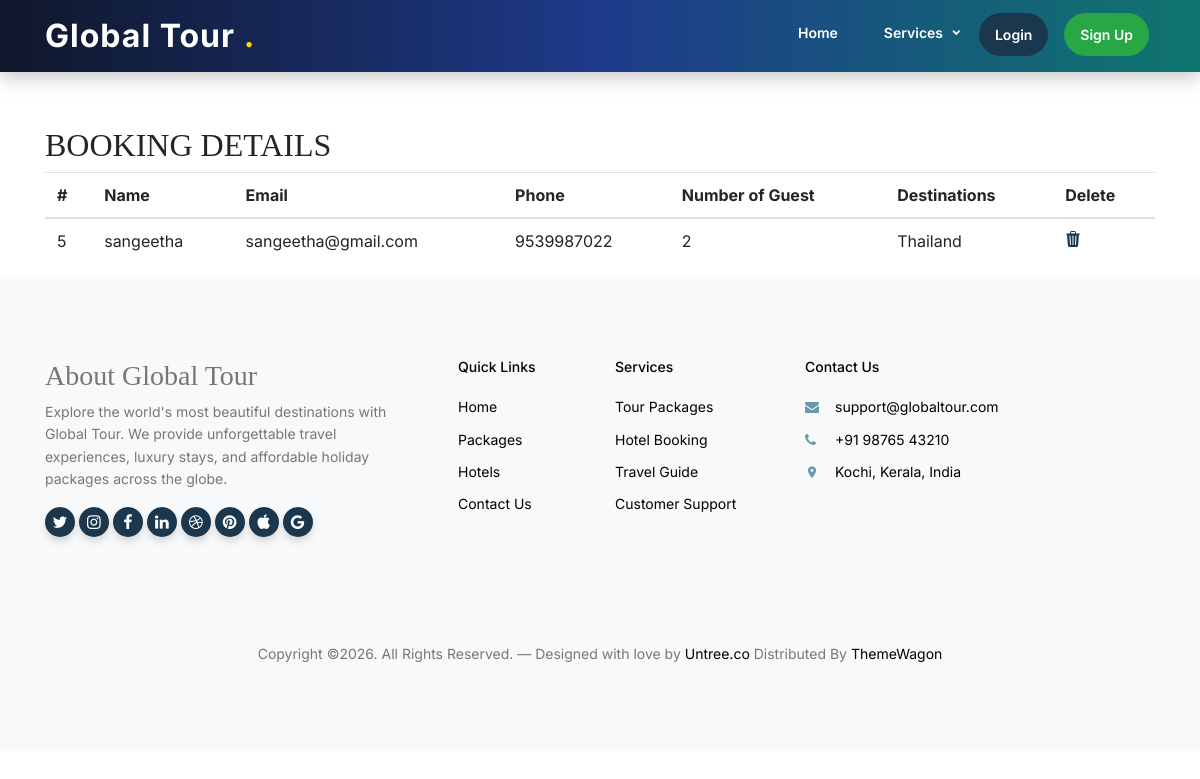
Page /ad_hbooking_view/ on the committed database.
### admin_app/models.py (models this page shows)
class hotel_adbooking_details(models.Model):
    username_hb=models.CharField(default="")
    useremail_hb=models.CharField(default="")
    userphone_hb=models.CharField(default="")
    hotel_name=models.CharField(default="")
    check_in=models.DateField(default="")
    check_out=models.DateField(default="")
    guest=models.CharField(default="")
    vehicle_hb=models.CharField(default="")
    destination=models.CharField(default="")

### admin_app/views.py (the view)
# urls.py: path('ad_hbooking_view/',views.ad_hbooking_view,name='ad_hbooking_view'),
def ad_hbooking_view(request):
    data_1=hotel_adbooking_details.objects.all()
    return render (request,'ad_hbooking_view.html',{'result':data_1})

### templates/ad_hbooking_view.html (shortened to what this page needs)
{% load static %}
{% include 'header.html' %}
<div class="container">
    <h2>BOOKING DETAILS</h2>
    <table class="table">
  <thead>
    <tr>
      <th scope="col">#</th>
      <th scope="col">Name</th>
      <th scope="col">Email</th>
      <th scope="col">Phone</th>
      <th scope="col">Number of Guest</th>
      <th scope="col">Destinations</th>
      <th scope="col">Delete</th>
    </tr>
  </thead>
  <tbody>
    {% for i in result %}
    <tr>
      <td>{{i.id}}</td>
      <td>{{i.username_hb}}</td>
      <td>{{i.useremail_hb}}</td>
      <td>{{i.userphone_hb}}</td>
      <td>{{i.guest}}</td>
      <td>{{i.destination}}</td>
      <td>
      <a href="{% url 'booking_delete' i.id %}"></a>
      </td>
    </tr>
     {% endfor %}
  </tbody>
</table>
</div>
{% include 'footer.html' %}

### static/css/style.css (style rules this page uses)
body { font-family: "Inter", sans-serif; line-height: 1.5; background: #ffffff; overflow-x: hidden; font-size: 14px; }
body:before { content: ""; position: fixed; top: 0; left: 0; z-index: 99; right: 0; bottom: 0; background: rgba(0, 0, 0, 0.2); opacity: 0; visibility: hidden; -webkit-transition: .3s all ease; -o-transition: .3s all ease; transition: .3s all ease; }
a { color: #1A374D; -webkit-transition: .3s all ease; -o-transition: .3s all ease; transition: .3s all ease; }
h1, .h1, h2, .h2, h3, .h3, h4, .h4 { font-family: "Source Serif Pro", serif; }

### rows in the picture
hotel_adbooking_details: id "5", username_hb "sangeetha", useremail_hb "sangeetha@gmail.com", userphone_hb "9539987022", guest "2", destination "Thailand"
